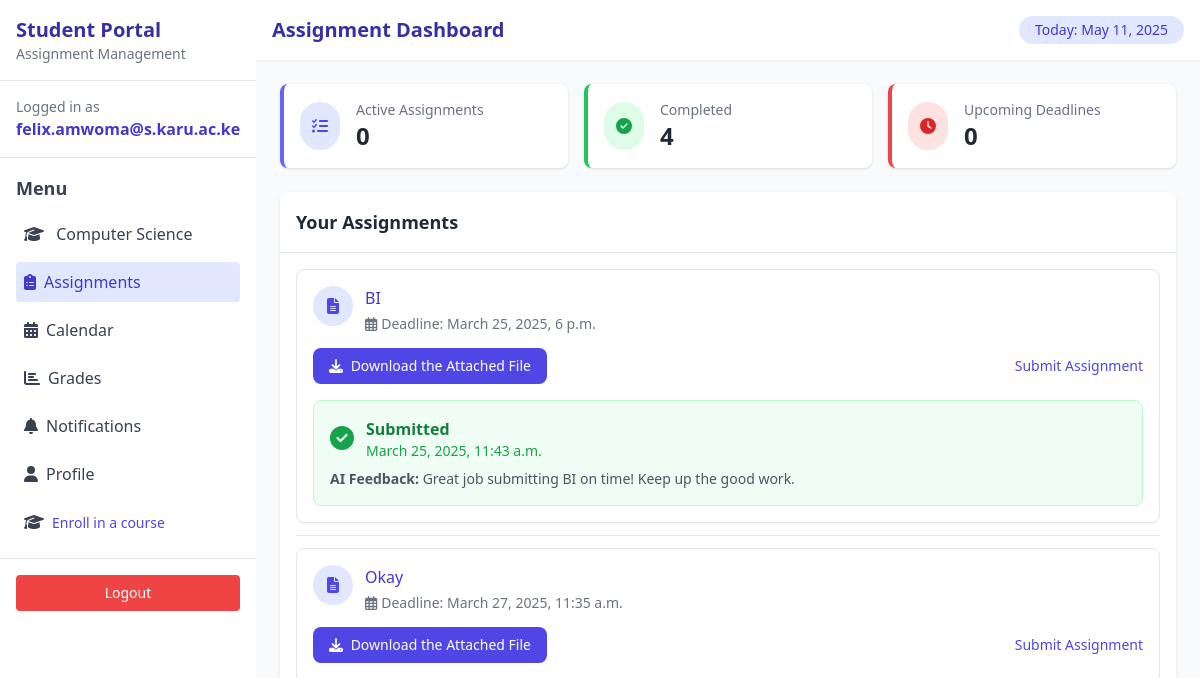
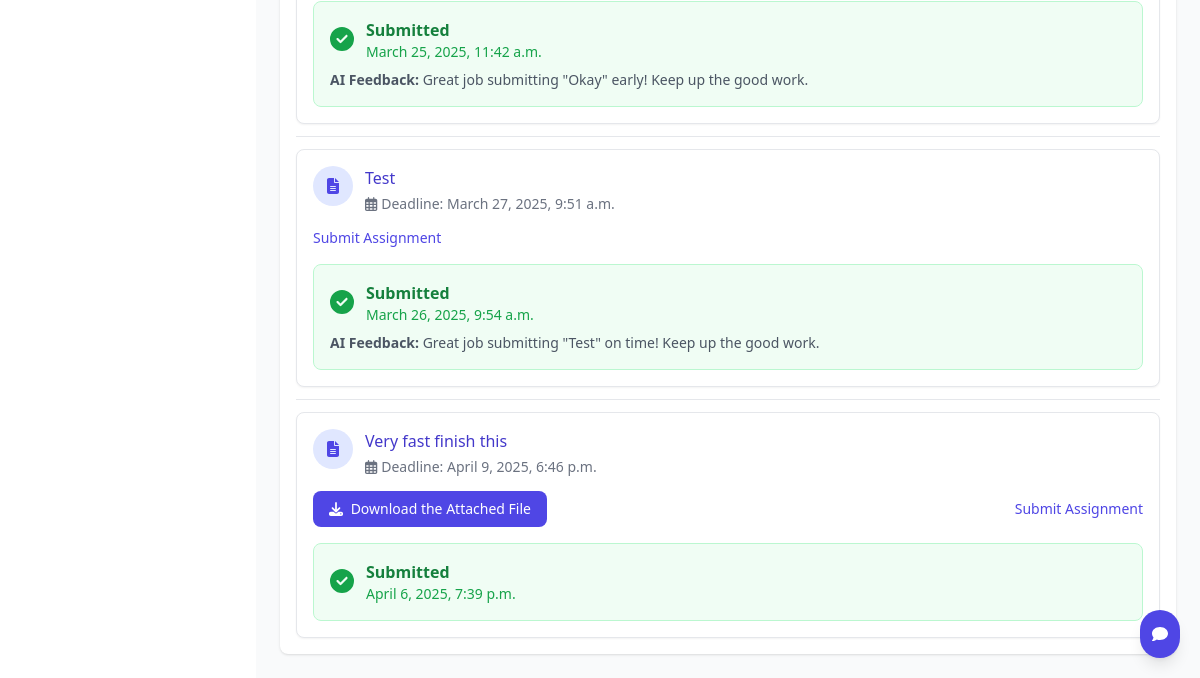
Page /assignments/ (signed in) on the earlier database version (2 pictures, top to bottom).
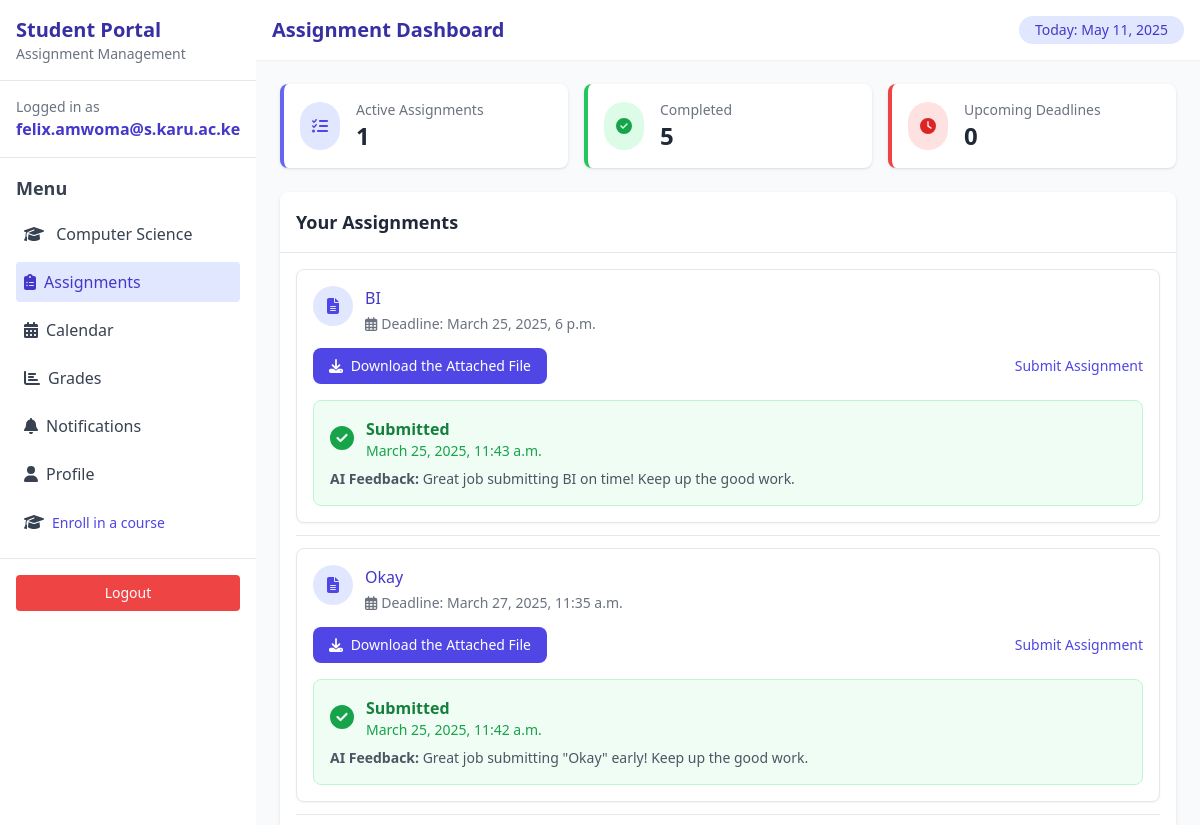
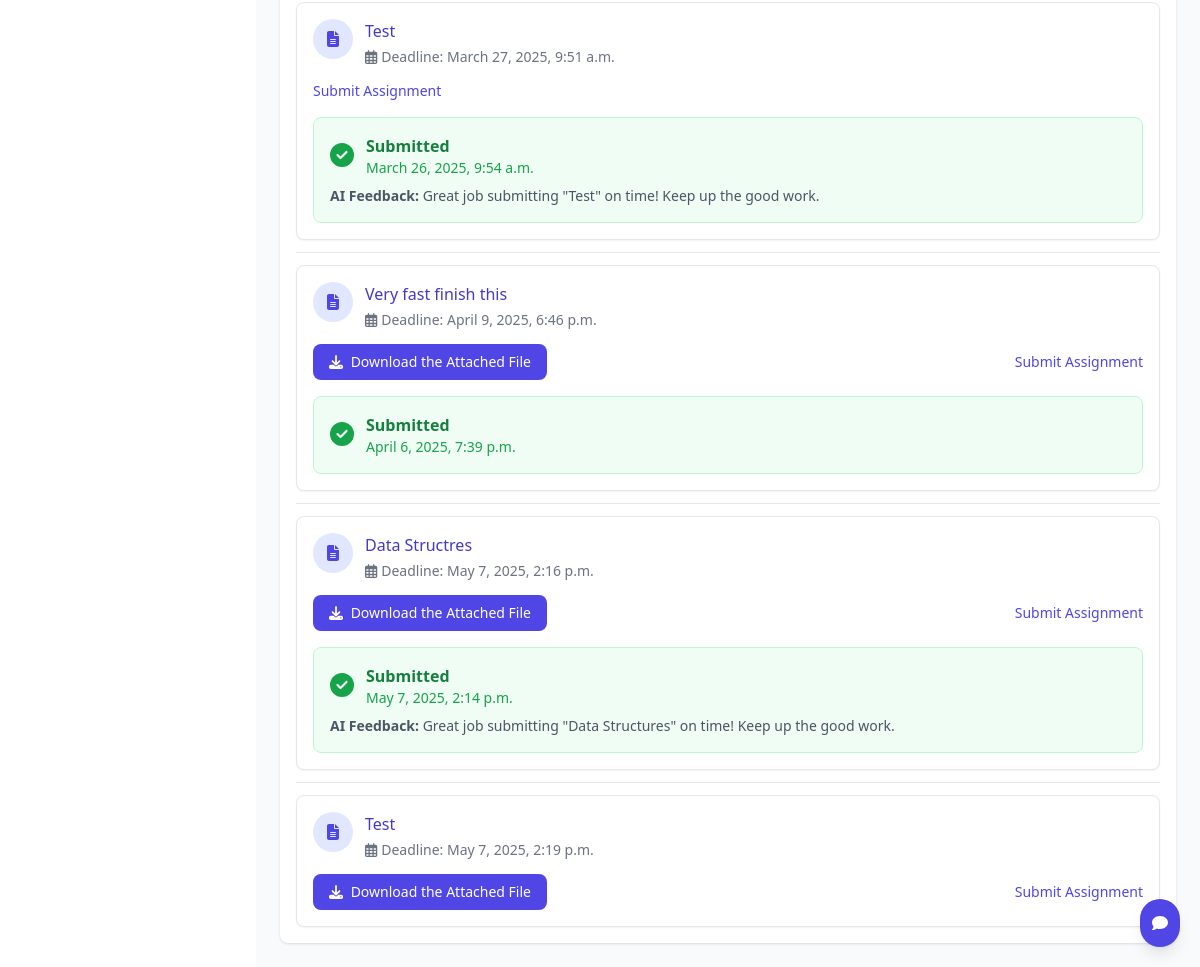
Same page on the later database version (2 pictures, top to bottom).
### students/models.py (models this page shows, shortened)
class Course(models.Model):
    name = models.CharField(max_length=255)
    description = models.TextField()
    max_units = models.IntegerField(default=7)
    students = models.ManyToManyField(User, through='Enrollment', related_name='enrolled_courses')

### submissions/models.py (models this page shows, shortened)
class Assignment(models.Model):
    title = models.CharField(max_length=200)
    description = models.TextField()
    deadline = models.DateTimeField()
    unit = models.ForeignKey(Unit, on_delete=models.CASCADE)
    attachment = models.FileField(upload_to=assignment_upload_path, null=True, blank=True)

class StudentSubmission(models.Model):
    student = models.ForeignKey(User, on_delete=models.CASCADE)
    assignment = models.ForeignKey(Assignment, on_delete=models.CASCADE)
    submitted_at = models.DateTimeField(null=True, blank=True)
    is_submitted = models.BooleanField(default=False)
    student_attachment = models.FileField(upload_to=assignment_upload_path_student, null=True, blank=True)
    marked = models.BooleanField(default=False)
    class SubmissionStatus(models.TextChoices):
        NOT_STARTED = 'NS', 'Not Started'
        IN_PROGRESS = 'IP', 'In Progress'
        SUBMITTED_EARLY = 'SE', 'Submitted Early'
        SUBMITTED_ON_TIME = 'ST', 'Submitted On Time'
        LATE_SUBMISSION = 'LS', 'Late Submission'
    status = models.CharField(
        max_length=2,
        choices=SubmissionStatus.choices,
        default=SubmissionStatus.NOT_STARTED
    )
    ai_feedback = models.TextField(blank=True, null=True)

### reminders/views.py (the view)
# urls.py: path("assignments/", assignment_list, name="assignment_list"),
@login_required
def assignment_list(request):
    student = request.user
    enrollments = Enrollment.objects.filter(student=student)
    courses = [enrollment.course for enrollment in enrollments]
    units = Unit.objects.filter(course__in=courses)
    assignments = Assignment.objects.all()
    submissions = StudentSubmission.objects.filter(student=student)
    completed_assignments = sum(1 for sub in submissions if sub.is_submitted)
    unsubmitted_assignments = [assignment for assignment in assignments if not any(sub.assignment.id == assignment.id for sub in submissions)]
    now = timezone.now()
    assignments_deadline = Assignment.objects.filter(
        deadline__gte=now,
        deadline__lte=now + timezone.timedelta(days=7)
    ).exclude(id__in=[sub.assignment.id for sub in submissions if sub.is_submitted])
    return render(request, "assignment_list.html", {
        "assignments": assignments,
        "submissions": submissions,
        "completed_assignments": completed_assignments,
        "unsubmitted_assignments": unsubmitted_assignments,
        "assignments_deadline": assignments_deadline,
        "courses": courses,
        "units": units,
    })

### reminders/templates/assignment_list.html (shortened to what the changed rows need)
{% load custom_filters %}
{% load static %}
<!DOCTYPE html>
<html lang="en">
<head>
    <script src="https://cdn.tailwindcss.com"></script>
</head>
<body class="bg-gradient-to-br from-blue-800 to-indigo-900 min-h-screen">
    <div class="flex h-screen">
        <div class="w-64 bg-white shadow-lg overflow-y-auto">
            <div class="p-4 border-b border-gray-200">
                <h1 class="text-xl font-bold text-indigo-800">Student Portal</h1>
            </div>
            <div class="p-4">
                <h2 class="text-lg font-semibold text-gray-700 mb-3">Menu</h2>
                <ul class="space-y-2">
                    <li>
                        <div class="p-2 text-gray-700 hover:bg-gray-100 rounded cursor-pointer">
                            <i class="fas fa-graduation-cap mr-2"></i>
                            {% for course in courses %}
                                <span class="font-medium">{{ course.name }}</span>
                            {% endfor %}
                        </div>
                    </li>
                </ul>
            </div>
        </div>
        <div class="flex-1 overflow-y-auto bg-gray-50">
            <div class="bg-white shadow-sm p-4 flex justify-between items-center">
                <h1 class="text-xl font-semibold text-indigo-800">Assignment Dashboard</h1>
            </div>
            <div class="p-6">
                <div class="grid grid-cols-1 md:grid-cols-3 gap-4 mb-6">
                    <div class="bg-white rounded-lg shadow p-4 border-l-4 border-indigo-500">
                        <div class="flex items-center">
                            <div>
                                <p class="text-sm text-gray-500">Active Assignments</p>
                                <p class="text-2xl font-bold text-gray-800">{{ unsubmitted_assignments|length }}</p>
                            </div>
                        </div>
                    </div>
                    <div class="bg-white rounded-lg shadow p-4 border-l-4 border-green-500">
                        <div class="flex items-center">
                            <div>
                                <p class="text-sm text-gray-500">Completed</p>
                                <p class="text-2xl font-bold text-gray-800"> {{ completed_assignments }}</p>
                            </div>
                        </div>
                    </div>
                </div>
                <div class="bg-white rounded-lg shadow">
                    <div class="p-4 border-b border-gray-200">
                        <h2 class="text-lg font-semibold text-gray-800">Your Assignments</h2>
                    </div>
                    <div class="p-4">
                        <ul class="divide-y divide-gray-200">
                            {% for assignment in assignments %}
                                <li class="py-3 {% if forloop.first %}pt-0{% endif %} {% if forloop.last %}pb-0{% endif %}">
                                    <div class="flex items-stretch bg-white rounded-lg shadow-sm border border-gray-200 overflow-hidden">
                                        <div class="flex-1 p-4">
                                            <div class="flex items-start mb-3">
                                                <div class="h-10 w-10 rounded-full bg-indigo-100 flex items-center justify-center mr-3">
                                                    <i class="fas fa-file-alt text-indigo-600"></i>
                                                </div>
                                                <div>
                                                    <h3 class="font-medium text-indigo-700">{{ assignment.title }}</h3>
                                                    <div class="text-sm text-gray-500 mt-1">
                                                        <span class="inline-flex items-center">
                                                            <i class="far fa-calendar-alt mr-1"></i> Deadline: {{ assignment.deadline }}
                                                        </span>
                                                    </div>
                                                </div>
                                            </div>
                                            <div class="flex justify-between items-center">
                                                {% if assignment.attachment %}
                                                    <a href="{{ assignment.attachment.url }}" download class="bg-indigo-600 text-white px-4 py-2 rounded-lg text-sm hover:bg-indigo-700 transition">
                                                        <i class="fas fa-download mr-1"></i> Download the Attached File
                                                    </a>
                                                {% endif %}
                                                <a href="{% url 'submit_assignment' assignment.id %}" class="text-indigo-600 hover:text-indigo-800 text-sm">
                                                    Submit Assignment
                                                </a>
                                            </div>
                                            {% for submission in submissions %}
                                                {% if submission.assignment.id == assignment.id %}
                                                    <div class="mt-4">
                                                        {% if submission.is_submitted %}
                                                            <div class="bg-green-50 border border-green-200 rounded-lg p-4">
                                                                <div class="flex items-center">
                                                                    <div class="text-green-600 mr-3">
                                                                        <i class="fas fa-check-circle text-2xl"></i>
                                                                    </div>
                                                                    <div>
                                                                        <p class="font-semibold text-green-700">Submitted</p>
                                                                        <p class="text-sm text-green-600">{{ submission.submitted_at }}</p>
                                                                    </div>
                                                                </div>
                                                                {% if submission.ai_feedback %}
                                                                    <div class="mt-2 text-sm text-gray-600">
                                                                        <strong>AI Feedback:</strong> {{ submission.ai_feedback }}
                                                                    </div>
                                                                {% endif %}
                                                            </div>
                                                        {% endif %}
                                                    </div>
                                                {% endif %}
                                            {% endfor %}
                                        </div>
                                    </div>
                                </li>
                            {% endfor %}
                        </ul>
                    </div>
                </div>
            </div>
        </div>
    </div>
</body>
</html>

Differences in the rows shown:
added Assignment: title "Data Structres", deadline "May 7, 2025, 2:16 p.m."
added StudentSubmission: submitted_at "May 7, 2025, 2:14 p.m.", ai_feedback "Great job submitting \"Data Structures\" on time! Keep up the good work.", shown under "Data Structres"
added Assignment: title "Test", deadline "May 7, 2025, 2:19 p.m."
Other differences:
{{ unsubmitted_assignments|length }}: "0" → "1"
{{ completed_assignments }}: "4" → "5"
